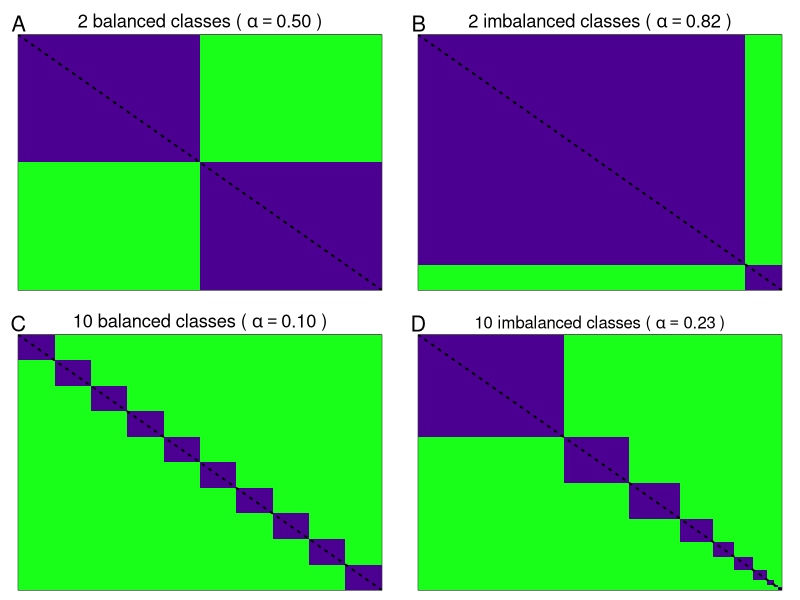

This chart was generated by the following R code:
library(here)
set.seed(1234)
colref <- c("#1AFF1A","#4B0092")

pdf(here("figures", "supp01-balance_figure.pdf"), width = 10,height=8)
  par(mfrow=c(2,2),mar=c(0.6,1.1,2.1,1.1))

  n <- 1000 # observations
  bals <-  c(0.5,0.5)
  l <- unlist(lapply(1:length(bals), function(i) rep(i,n*bals[i])))
  ind <- sapply(rev(l), function(x) x==l)
  image(ind, main = "",xaxs = "i",yaxs = "i",xlab='',ylab='',xaxt='n',yaxt='n',useRaster=T,col = colref)
  ind <- sapply(l, function(x) x==l)
  ind <- ind[upper.tri(ind)]
  iw <- which(ind)
  alpha <- formatC(round(length(iw) / (length(ind)),digits=2),digits=2,format='f')
  mtext(text= bquote( '2 balanced classes (' ~ alpha == .(alpha) ~ ')'),cex=1.1)
  abline(a=1,b=-1,lty=3,lwd=2,col='black')
  mtext(side=3,text='A',at=0,cex=1.3)

  bals <-  c(0.9,0.1)
  l <- unlist(lapply(1:length(bals), function(i) rep(i,n*bals[i])))
  ind <- sapply(rev(l), function(x) x==l)
  image(ind, main = "",xaxs = "i",yaxs = "i",xlab='',ylab='',xaxt='n',yaxt='n',useRaster=T,col = colref)
  ind <- sapply(l, function(x) x==l)
  ind <- ind[upper.tri(ind)]
  iw <- which(ind)
  alpha <- formatC(round(length(iw) / (length(ind)),digits=2),digits=2,format='f')
  mtext(text= bquote( '2 imbalanced classes (' ~ alpha == .(alpha) ~ ')'),cex=1.1)
  abline(a=1,b=-1,lty=3,lwd=2,col='black')
  mtext(side=3,text='B',at=0,cex=1.3)

  bals <-  rep(0.1,10)
  l <- unlist(lapply(1:length(bals), function(i) rep(i,n*bals[i])))
  ind <- sapply(rev(l), function(x) x==l)
  image(ind, main = "",xaxs = "i",yaxs = "i",xlab='',ylab='',xaxt='n',yaxt='n',useRaster=T,col = colref)
  ind <- sapply(l, function(x) x==l)
  ind <- ind[upper.tri(ind)]
  iw <- which(ind)
  alpha <- formatC(round(length(iw) / (length(ind)),digits=2),digits=2,format='f')
  mtext(text= bquote( '10 balanced classes (' ~ alpha == .(alpha) ~ ')'),cex=1.1)
  abline(a=1,b=-1,lty=3,lwd=2,col='black')
  mtext(side=3,text='C',at=0,cex=1.3)

  #tmp <- sample(1:20000,10)
  #bals <- tmp/sum(tmp)
  bals <- c(0.40,0.18,0.14,0.09,0.06,0.05,0.04,0.02,0.01,0.01)
  l <- unlist(lapply(1:length(bals), function(i) rep(i,n*bals[i])))
  ind <- sapply(rev(l), function(x) x==l)
  image(ind, main = "",xaxs = "i",yaxs = "i",xlab='',ylab='',xaxt='n',yaxt='n',useRaster=T,col = colref)
  ind <- sapply(l, function(x) x==l)
  ind <- ind[upper.tri(ind)]
  iw <- which(ind)
  alpha <- formatC(round(length(iw) / (length(ind)),digits=2),digits=2,format='f')
  mtext(text= bquote( '10 imbalanced classes (' ~ alpha == .(alpha) ~ ')'))
  abline(a=1,b=-1,lty=3,lwd=2,col='black')
  mtext(side=3,text='D',at=0,cex=1.3)

dev.off()
